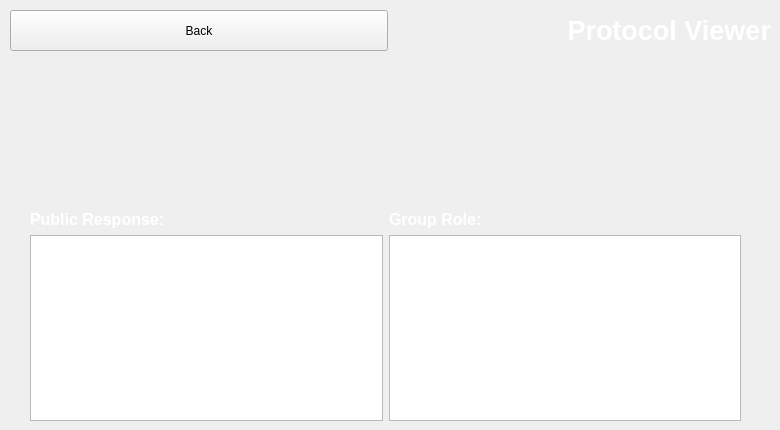
      <widget class="QWidget" name="viewEmGr">
       <widget class="QWidget" name="layoutWidget_12">
        <property name="geometry">
         <rect>
          <x>10</x>
          <y>10</y>
          <width>761</width>
          <height>41</height>
         </rect>
        </property>
        <layout class="QHBoxLayout" name="horizontalLayout_39">
         <item>
          <widget class="QPushButton" name="backToSelEm">
           <property name="sizePolicy">
            <sizepolicy hsizetype="Preferred" vsizetype="Preferred">
             <horstretch>0</horstretch>
             <verstretch>0</verstretch>
            </sizepolicy>
           </property>
           <property name="text">
            <string>Back</string>
           </property>
          </widget>
         </item>
         <item>
          <widget class="QLabel" name="simLabel_12">
           <property name="font">
            <font>
             <pointsize>20</pointsize>
             <weight>75</weight>
             <bold>true</bold>
            </font>
           </property>
           <property name="styleSheet">
            <string notr="true">color: white</string>
           </property>
           <property name="text">
            <string>Protocol Viewer</string>
           </property>
           <property name="alignment">
            <set>Qt::AlignRight|Qt::AlignTrailing|Qt::AlignVCenter</set>
           </property>
          </widget>
         </item>
        </layout>
       </widget>
       <widget class="QWidget" name="horizontalLayoutWidget_16">
        <property name="geometry">
         <rect>
          <x>20</x>
          <y>60</y>
          <width>741</width>
          <height>31</height>
         </rect>
        </property>
        <layout class="QHBoxLayout" name="horizontalLayout_40">
         <item>
          <widget class="QLabel" name="protEmLab">
           <property name="font">
            <font>
             <pointsize>14</pointsize>
             <italic>true</italic>
            </font>
           </property>
           <property name="styleSheet">
            <string notr="true">color:white</string>
           </property>
           <property name="text">
            <string/>
           </property>
          </widget>
         </item>
        </layout>
       </widget>
       <widget class="QWidget" name="gridLayoutWidget_9">
        <property name="geometry">
         <rect>
          <x>30</x>
          <y>210</y>
          <width>711</width>
          <height>211</height>
         </rect>
        </property>
        <layout class="QGridLayout" name="gridLayout_9">
         <item row="1" column="0">
          <widget class="QTextEdit" name="pubRes">
           <property name="readOnly">
            <bool>true</bool>
           </property>
          </widget>
         </item>
         <item row="0" column="0">
          <widget class="QLabel" name="label_20">
           <property name="font">
            <font>
             <pointsize>12</pointsize>
             <weight>75</weight>
             <bold>true</bold>
            </font>
           </property>
           <property name="styleSheet">
            <string notr="true">color:white</string>
           </property>
           <property name="text">
            <string>Public Response: </string>
           </property>
          </widget>
         </item>
         <item row="0" column="1">
          <widget class="QLabel" name="label_19">
           <property name="font">
            <font>
             <pointsize>12</pointsize>
             <weight>75</weight>
             <bold>true</bold>
            </font>
           </property>
           <property name="styleSheet">
            <string notr="true">color:white</string>
           </property>
           <property name="text">
            <string>Group Role:</string>
           </property>
          </widget>
         </item>
         <item row="1" column="1">
          <widget class="QTextEdit" name="grRole">
           <property name="readOnly">
            <bool>true</bool>
           </property>
          </widget>
         </item>
        </layout>
       </widget>
      </widget>
